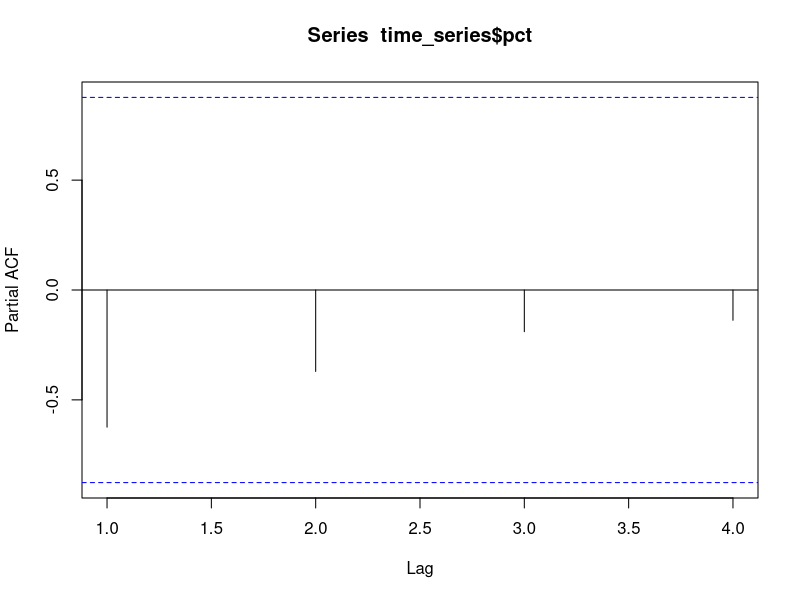
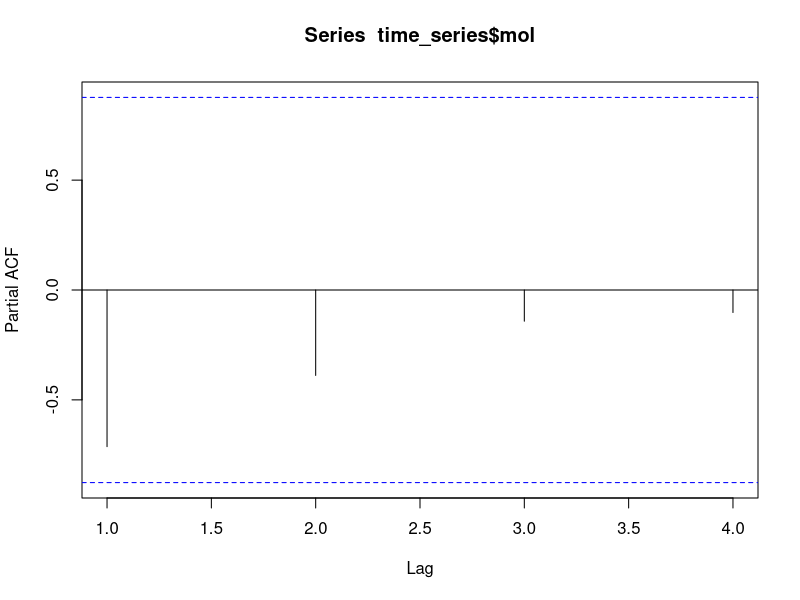
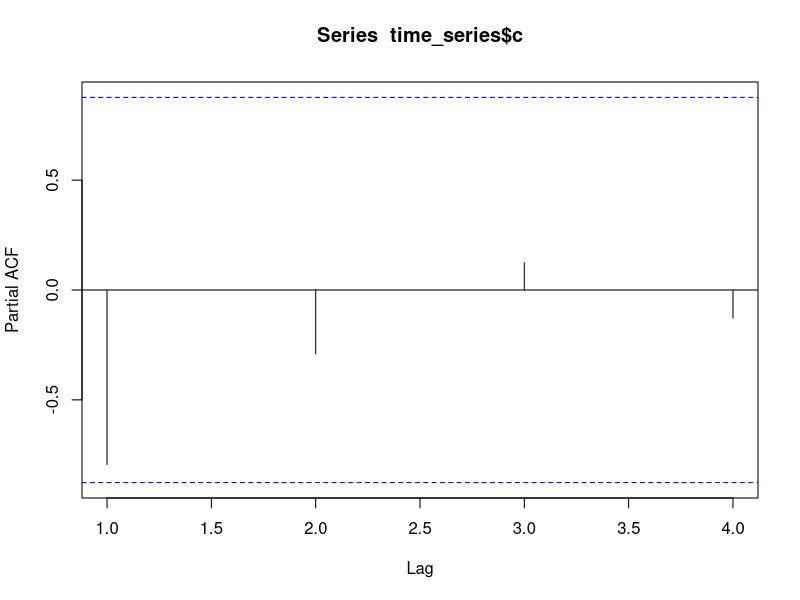
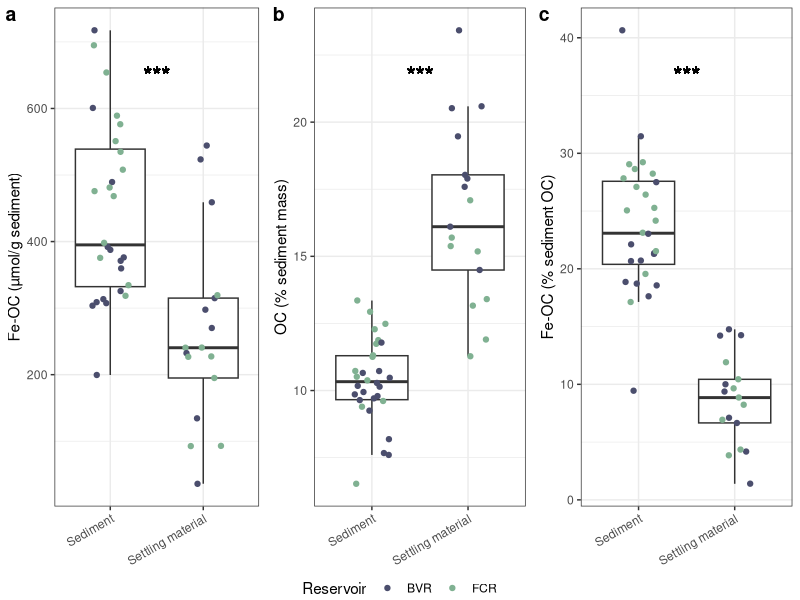
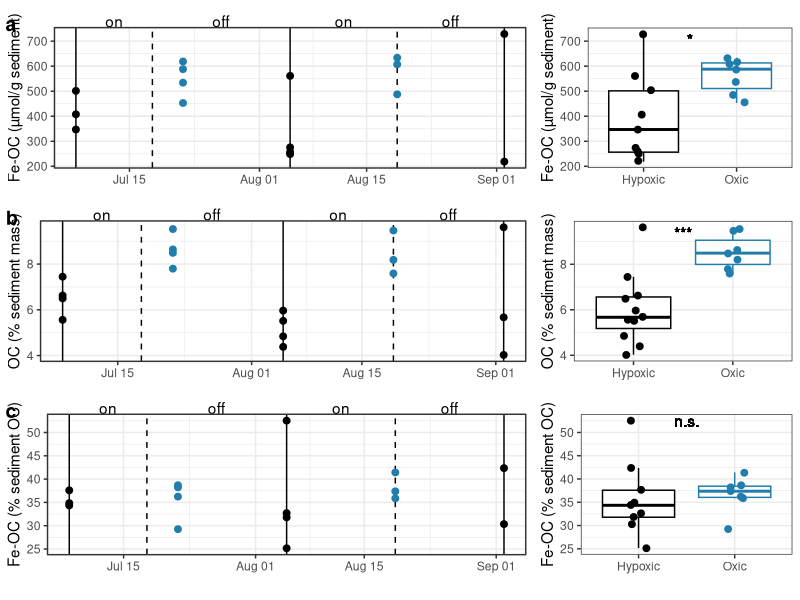
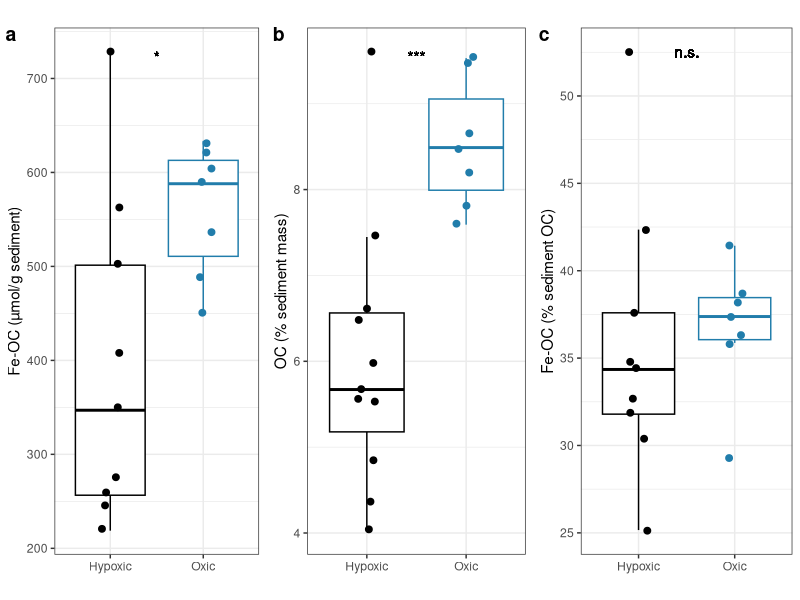
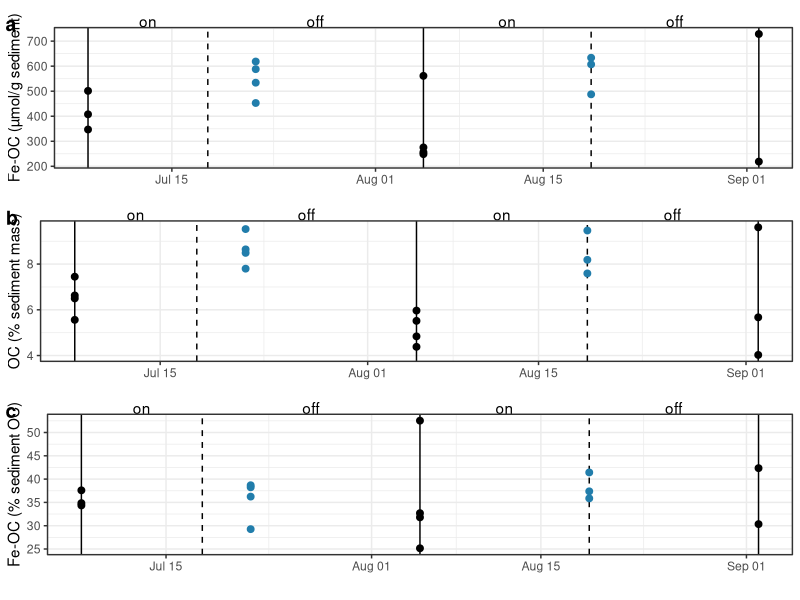
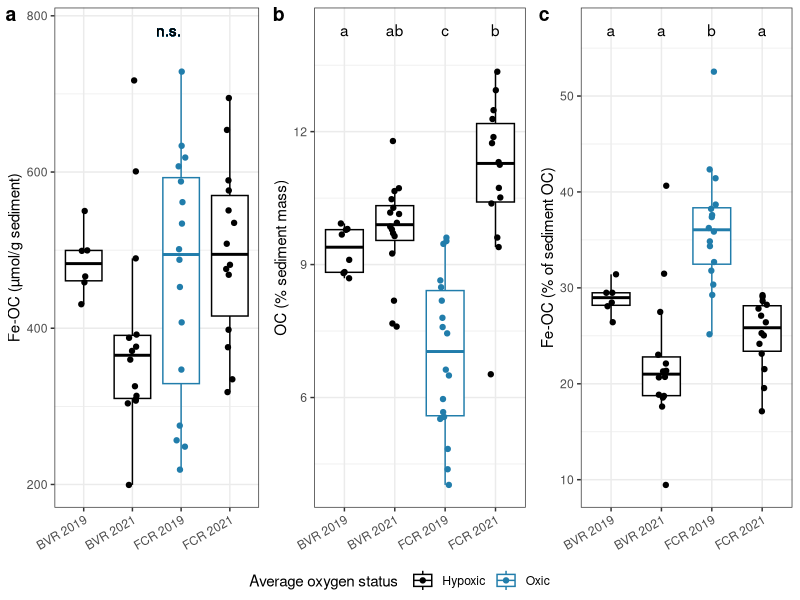

These figures' R source, in order:
## ---- chunk 1
knitr::opts_chunk$set(echo = TRUE)
library(tidyverse)
library(lubridate)
library(ggpubr)
library(rstatix)
## ---- chunk 2
#Load data
calcs_raw = read.csv("../data/processed_data/Reservoir_sediment.csv", na = c("","NA"))

calcs_trimmed = calcs_raw%>%
  mutate(Date_collected=as.Date(Date_collected))%>%
  filter(Flag_C==0)%>%
  mutate(Extracted_sed_mg = Vial_with_sed_after_fumig_mg-Vial_mg,
         CN_orig = CN_mg,
         CN_mg = ifelse(CN_mg > Extracted_sed_mg&!is.na(Extracted_sed_mg), Extracted_sed_mg, CN_mg),#The mass used for CN cannot be greater than the extracted sediment mass
         Correction = (Extracted_sed_mg-Initial_sed_mg)/Extracted_sed_mg,
         Correction = ifelse(Type == "init",0,Correction),
         Corrected_CN_mg = CN_mg-(CN_mg*Correction),
         C_pct = 100*C_mg/Corrected_CN_mg)%>%
  filter(!CN_orig-CN_mg>10) #data issues make these samples questionable (mass used for CN was recorded to be much greater than extracted sediment mass)

calcs_res = calcs_trimmed%>%
  pivot_wider(id_cols = c(Rep, Reservoir, Date_collected, Sed_trap), values_from = C_pct, names_from = Type, names_prefix = "C_pct_")%>%
  mutate(Fe_OC_pct = (C_pct_con - C_pct_ext) / C_pct_init *100,
         Fe_OC_per_unit_sed = 1000000*(C_pct_con-C_pct_ext)/55.85/100)%>%
  select(-C_pct_con,-C_pct_ext)
## ---- chunk 3
#Fe-OC summary statistics (grouped by reservoir)
calcs_res%>%
  filter(!is.na(Fe_OC_pct)&Fe_OC_pct>0,
         Sed_trap==F)%>%
  group_by(Reservoir)%>%
  summarize(min = min(Fe_OC_pct),
            max = max(Fe_OC_pct),
            mean = mean(Fe_OC_pct),
            SD = sd(Fe_OC_pct),
            n = n())

calcs_res%>%
  filter(!is.na(Fe_OC_per_unit_sed)&Fe_OC_per_unit_sed>0,
         Sed_trap==F)%>%
  group_by(Reservoir)%>%
  summarize(min = min(Fe_OC_per_unit_sed),
            max = max(Fe_OC_per_unit_sed),
            mean = mean(Fe_OC_per_unit_sed),
            SD = sd(Fe_OC_per_unit_sed),
            n = n())

calcs_res%>%
  filter(Sed_trap==F)%>%
  group_by(Reservoir)%>%
  summarize(min = min(C_pct_init),
            max = max(C_pct_init),
            mean = mean(C_pct_init),
            SD = sd(C_pct_init),
            n = n())

#Fe-OC summary statistics (not grouped by reservoir, only 2021 data -- for sed trap comparison)
calcs_res%>%
  filter(!is.na(Fe_OC_pct)&Fe_OC_pct>0,
         Sed_trap==F,
         year(Date_collected)==2021)%>%
  summarize(min = min(Fe_OC_pct),
            max = max(Fe_OC_pct),
            mean = mean(Fe_OC_pct),
            SD = sd(Fe_OC_pct),
            n = n())

calcs_res%>%
  filter(!is.na(Fe_OC_per_unit_sed)&Fe_OC_per_unit_sed>0,
         Sed_trap==F,
         year(Date_collected)==2021)%>%
  summarize(min = min(Fe_OC_per_unit_sed),
            max = max(Fe_OC_per_unit_sed),
            mean = mean(Fe_OC_per_unit_sed),
            SD = sd(Fe_OC_per_unit_sed),
            n = n())

calcs_res%>%
  filter(Sed_trap==F,
         year(Date_collected)==2021)%>%
  summarize(min = min(C_pct_init),
            max = max(C_pct_init),
            mean = mean(C_pct_init),
            SD = sd(C_pct_init),
            n = n())

#Fe-OC summary statistics (sed trap)
calcs_res%>%
  filter(Sed_trap,
         !is.na(Fe_OC_pct))%>%
  summarize(min = min(Fe_OC_pct),
            max = max(Fe_OC_pct),
            mean = mean(Fe_OC_pct),
            SD = sd(Fe_OC_pct),
            n = n())

calcs_res%>%
  filter(!is.na(Fe_OC_per_unit_sed),
         Sed_trap)%>%
  summarize(min = min(Fe_OC_per_unit_sed),
            max = max(Fe_OC_per_unit_sed),
            mean = mean(Fe_OC_per_unit_sed),
            SD = sd(Fe_OC_per_unit_sed),
            n = n())

calcs_res%>%
  filter(Sed_trap)%>%
  summarize(min = min(C_pct_init),
            max = max(C_pct_init),
            mean = mean(C_pct_init),
            SD = sd(C_pct_init),
            n = n())
## ---- chunk 4
#STATS

#Fe-OC
stats = calcs_res%>%
  filter(Fe_OC_pct>0,
         year(Date_collected)==2021)
t.test(stats$Fe_OC_pct[stats$Sed_trap],stats$Fe_OC_pct[stats$Sed_trap==F]) #p<0.001
443/262
t.test(stats$Fe_OC_per_unit_sed[stats$Sed_trap],stats$Fe_OC_per_unit_sed[stats$Sed_trap==F]) #p<0.001
#Sediment OC
stats = calcs_res%>%
  filter(year(Date_collected)==2021)#remake the stats dataset without filtering such that Fe_OC_pct is >0
t.test(stats$C_pct_init[stats$Sed_trap],stats$C_pct_init[stats$Sed_trap==F]) #p<0.001
stats = calcs_res%>%
  filter(Fe_OC_pct>0,
         year(Date_collected)==2021)
mass_lim = c(min(stats$Fe_OC_per_unit_sed, na.rm = T),max(stats$Fe_OC_per_unit_sed, na.rm = T))
c_lim = c(min(stats$C_pct_init, na.rm = T),max(stats$C_pct_init, na.rm = T))
pct_lim = c(min(stats$Fe_OC_pct, na.rm = T),max(stats$Fe_OC_pct, na.rm = T))

#PLOTS
#Below, I make three separate plots that then get combined and exported
pct = calcs_res%>%
  filter(Fe_OC_pct>0,
         !is.na(Reservoir))%>%
  mutate(year = as.factor(year(Date_collected)),
         Reservoir = ifelse(Reservoir == "f","FCR","BVR"))%>%
  filter(year == 2021)%>%
  ggplot(aes(x = Sed_trap, y = Fe_OC_pct))+
  geom_boxplot(outlier.shape = NA)+
  geom_jitter(width = 0.2,aes(color = Reservoir))+
  ylab("Fe-OC (% sediment OC)")+
  geom_text(aes(x = 1.5, y = pct_lim[2]-1/10*(pct_lim[2]-pct_lim[1]), label = "***"), size = 6, vjust = 0.5)+
  scale_x_discrete(labels=c("TRUE" = "Settling material", "FALSE" = "Sediment"))+
  scale_shape_manual(values = c(1,16))+
  theme_bw()+
  theme(legend.position = "bottom",
        legend.margin = margin(t = 0, r = 0, b = 0, l = 0, unit = "pt"),
        axis.title.x = element_blank(),
        axis.text.x = element_text(angle = 30, vjust = 1, hjust = 1))+
  labs(shape = "Year")+
  scale_color_manual(values = c("#4B4E6D","#80B192"))

c = calcs_res%>%
  mutate(year = as.factor(year(Date_collected)),
         Reservoir = ifelse(Reservoir == "f","FCR","BVR"))%>%
  filter(year == 2021)%>%
  ggplot(aes(x = Sed_trap, y = C_pct_init))+
  geom_boxplot(outlier.shape = NA)+
  geom_jitter(width = 0.2,aes(color = Reservoir))+
  geom_text(aes(x = 1.5, y = c_lim[2]-1/10*(c_lim[2]-c_lim[1]), label = "***"), size = 6, vjust = 0.5)+
  ylab("OC (% sediment mass)")+
  xlab("")+
  scale_x_discrete(labels=c("TRUE" = "Settling material", "FALSE" = "Sediment"))+
  scale_shape_manual(values = c(1,16))+
  theme_bw()+
  theme(legend.position = "bottom",
        legend.margin = margin(t = 0, r = 0, b = 0, l = 0, unit = "pt"),
        axis.title.x = element_blank(),
        axis.text.x = element_text(angle = 30, vjust = 1, hjust = 1))+
  labs(shape = "Year")+
  scale_color_manual(values = c("#4B4E6D","#80B192"))

tot = calcs_res%>%
  mutate(year = as.factor(year(Date_collected)),
         Reservoir = ifelse(Reservoir == "f","FCR","BVR"))%>%
  filter(Fe_OC_per_unit_sed>0)%>%
  filter(year == 2021)%>%
  ggplot(aes(x = Sed_trap, y = Fe_OC_per_unit_sed))+
  geom_boxplot(outlier.shape = NA)+
  geom_jitter(width = 0.2,aes(color = Reservoir))+
  ylab("Fe-OC (µmol/g sediment)")+
  xlab("")+
  geom_text(aes(x = 1.5, y = mass_lim[2]-1/10*(mass_lim[2]-mass_lim[1]), label = "***"), size = 6, vjust = 0.5)+
  scale_x_discrete(labels=c("TRUE" = "Settling material", "FALSE" = "Sediment"))+
  scale_shape_manual(values = c(1,16))+
  theme_bw()+
  theme(legend.position = "bottom",
        legend.margin = margin(t = 0, r = 0, b = 0, l = 0, unit = "pt"),
        axis.title.x = element_blank(),
        axis.text.x = element_text(angle = 30, vjust = 1, hjust = 1))+
  labs(shape = "Year")+
  scale_color_manual(values = c("#4B4E6D","#80B192"))

jpeg("../figures/Sed_to_sed_trap_comparison_comb.jpg", width = 6, height = 3.5, units = "in", res = 300)
ggarrange(tot,c, pct, nrow = 1, ncol = 3, common.legend = T, legend = "bottom", labels = "auto")
dev.off()
## ---- chunk 5
#Oxygenation intervals
on <- as.Date(c("2019-07-08", "2019-08-05","2019-09-02"))
off <- as.Date(c("2019-07-18", "2019-08-19",NA))
on_off = data.frame(on,off,Reservoir="FCR")%>%
  mutate(Year = year(on),
         center_on = (off-on)/2+on,
         center_off = (on-lag(off))/2+lag(off))
#Set global point size
point_size = 2


#STATS
stats = calcs_res%>%
  filter(Reservoir == "f", #Only analyzing 2019 data
         year(Date_collected)==2019)%>%
  #filter(Date_collected!= as.Date("2019-09-02"))%>%
  mutate(on_off = ifelse(Date_collected%in%as.Date(c("2019-07-08","2019-08-05","2019-09-02")), "Hypoxic","Oxic"))

stats%>%
  group_by(on_off)%>%
  summarize(c = mean(C_pct_init),
            c_sd = sd(C_pct_init),
            c_n = sum(!is.na(C_pct_init)),
            pct = mean(Fe_OC_pct, na.rm = T),
            pct_sd = sd(Fe_OC_pct, na.rm = T),
            pct_n = sum(!is.na(Fe_OC_pct)),
            mass = mean(Fe_OC_per_unit_sed, na.rm = T),
            mass_sd = sd(Fe_OC_per_unit_sed, na.rm = T),
            mass_n = sum(!is.na(Fe_OC_per_unit_sed)))

8.5/6
560/394

t.test(stats$C_pct_init~stats$on_off)
t.test(stats$Fe_OC_per_unit_sed[!is.na(stats$Fe_OC_per_unit_sed)]~stats$on_off[!is.na(stats$Fe_OC_per_unit_sed)])
t.test(stats$Fe_OC_pct~stats$on_off)

time_series = stats%>%
  group_by(Date_collected)%>%
  summarize(pct = median(Fe_OC_pct, na.rm = T),
            mol = median(Fe_OC_per_unit_sed, na.rm = T),
            c = median(C_pct_init))

pacf(time_series$pct)
pacf(time_series$mol)
pacf(time_series$c)
#PLOTS
#Below, I make six separate plots that then get combined and exported

#Calculate axis limits
mass_lim = c(min(stats$Fe_OC_per_unit_sed, na.rm = T),max(stats$Fe_OC_per_unit_sed, na.rm = T))
c_lim = c(min(stats$C_pct_init, na.rm = T),max(stats$C_pct_init, na.rm = T))
pct_lim = c(min(stats$Fe_OC_pct, na.rm = T),max(stats$Fe_OC_pct, na.rm = T))

#Carbon graph
c_pct = calcs_res%>%
  mutate(Year = year(Date_collected),
         on_off = ifelse(Date_collected%in%as.Date(c("2019-07-08","2019-08-05","2019-09-02")), "Hypoxic","Oxic"))%>%
  filter(Year == 2019, Reservoir == "f",
         !Sed_trap,
         #Date_collected<as.Date("2019-09-01")
         )%>%
  ggplot(aes(y = C_pct_init))+
  ylab("OC (% sediment mass)")+
  xlab("")+
  theme_bw()+
  #geom_rect(aes(xmin = on, xmax = off, ymin = c_lim[1], ymax = c_lim[2]), fill = "#A2C9FD",data= on_off)+
  geom_vline(aes(xintercept = on), data= on_off)+
  geom_vline(aes(xintercept = off),lty=2, data = on_off)+
  geom_text(aes(x = center_off, y = c_lim[2]+0.1*(c_lim[2]-c_lim[1]), label = "off", hjust = 0.5),data = on_off)+
  geom_text(aes(x = center_on, y = c_lim[2]+0.1*(c_lim[2]-c_lim[1]), label = "on", hjust = 0.5),data = on_off)+
  geom_point(size = point_size, aes(color = on_off,x = Date_collected))+
  scale_color_manual(values = c("#000000","#217DAB"))+
  theme(legend.position = "none",
        #plot.margin = unit(c(2,1,1,1), "lines")
        )+
  coord_cartesian(ylim = c(c_lim[1],c_lim[2]), # This focuses the y-axis on the range of interest
                  clip = 'off')  # This keeps the labels from disappearing

#Fe-OC mass graph
feoc_total = calcs_res%>%
  mutate(Year = year(Date_collected),
         on_off = ifelse(Date_collected%in%as.Date(c("2019-07-08","2019-08-05","2019-09-02")), "Hypoxic","Oxic"))%>%
  filter(Year == 2019, Reservoir == "f",
         !Sed_trap,
         #Date_collected<as.Date("2019-09-01")
         )%>%
  ggplot(aes(x = Date_collected,y = Fe_OC_per_unit_sed))+
  ylab("Fe-OC (µmol/g sediment)")+
  xlab("")+
  theme_bw()+
  geom_vline(aes(xintercept = on), data= on_off)+
  geom_vline(aes(xintercept = off),lty=2, data = on_off)+
  geom_text(aes(x = center_off, y = mass_lim[2]+0.1*(mass_lim[2]-mass_lim[1]), label = "off", hjust = 0.5),data = on_off)+
  geom_text(aes(x = center_on, y = mass_lim[2]+0.1*(mass_lim[2]-mass_lim[1]), label = "on", hjust = 0.5),data = on_off)+
  geom_point(size = point_size, aes(color = on_off))+
  scale_color_manual(values = c("#000000","#217DAB"))+
  theme(legend.position = "none",
        #plot.margin = unit(c(2,1,1,1), "lines")
        )+
  coord_cartesian(ylim = c(mass_lim[1],mass_lim[2]), # This focuses the y-axis on the range of interest
                  clip = 'off')  # This keeps the labels from disappearing

#Fe-OC (percent of sediment OC) graph
feoc_pct = calcs_res%>%
  mutate(Year = year(Date_collected),
         on_off = ifelse(Date_collected%in%as.Date(c("2019-07-08","2019-08-05","2019-09-02")), "hypoxic","oxic"))%>%
  filter(Year == 2019, Reservoir == "f",
         !Sed_trap,
         #Date_collected<as.Date("2019-09-01")
         )%>%
  ggplot(aes(x = Date_collected,y = Fe_OC_pct))+
  ylab("Fe-OC (% sediment OC)")+
  xlab("")+
  theme_bw()+
  geom_vline(aes(xintercept = on), data= on_off)+
  geom_vline(aes(xintercept = off),lty=2, data = on_off)+
  geom_text(aes(x = center_off, y = pct_lim[2]+0.1*(pct_lim[2]-pct_lim[1]), label = "off", hjust = 0.5),data = on_off)+
  geom_text(aes(x = center_on, y = pct_lim[2]+0.1*(pct_lim[2]-pct_lim[1]), label = "on", hjust = 0.5),data = on_off)+
  geom_point(size = point_size,  aes(color = on_off))+
  scale_color_manual(values = c("#000000","#217DAB"))+
  theme(legend.position = "none",
        #plot.margin = unit(c(2,1,1,1), "lines")
        )+
  coord_cartesian(ylim = c(pct_lim[1],pct_lim[2]), # This focuses the y-axis on the range of interest
                  clip = 'off')  # This keeps the labels from disappearing

#Summary figures to add
# Carbon
test_c = stats%>%
  ggplot(aes(x = on_off, y= C_pct_init))+
  geom_boxplot(outlier.shape = NA, aes(color = as.factor(on_off)))+
  geom_jitter(width = 0.1,  aes(color = as.factor(on_off)), size = point_size)+
  scale_color_manual(values = c("#000000","#217DAB"))+
  ylab("OC (% sediment mass)")+
  geom_text(aes(x = 1.5, y = c_lim[2], label = "***"), vjust = 1)+
  xlab("")+
  theme_bw()+
  theme(legend.position = "none")

#Fe-OC (percent)
test_pct = stats%>%
  ggplot(aes(x = on_off, y= Fe_OC_pct))+
  geom_boxplot(outlier.shape = NA, aes(color = as.factor(on_off)))+
  geom_jitter(width = 0.1, aes(color = as.factor(on_off)), size = point_size)+
  scale_color_manual(values = c("#000000","#217DAB"))+
  ylab("Fe-OC (% sediment OC)")+
  geom_text(aes(x = 1.5, y = pct_lim[2], label = "n.s."), vjust = 0.5)+
  xlab("")+
  theme_bw()+
  theme(legend.position = "none")

#Fe-OC (mass)
test_tot = stats%>%
  ggplot(aes(x = on_off, y= Fe_OC_per_unit_sed))+
  geom_boxplot(outlier.shape = NA, aes(color = as.factor(on_off)))+
  geom_jitter(width = 0.1, aes(color = as.factor(on_off)), size = point_size)+
  scale_color_manual(values = c("#000000","#217DAB"))+
  ylab("Fe-OC (µmol/g sediment)")+
  geom_text(aes(x = 1.5, y = mass_lim[2], label = "*"), vjust = 1)+
  xlab("")+
  theme_bw()+
  theme(legend.position = "none")

#Export all panels as one figure
jpeg("../figures/All_sed_data_2019.jpg", width = 6, height = 7.5, units = "in", res = 300)
ggpubr::ggarrange(feoc_total,test_tot,
          c_pct,test_c,
          feoc_pct, test_pct, nrow = 3, ncol = 2, 
          widths = c(1,0.5),
          labels = c("a",NA,"b",NA,"c",NA),
          label.y = 1.05)+
  theme(plot.margin = unit(c(1,0,0,0), "lines"))
dev.off()

jpeg("../figures/All_sed_data_2019_boxplot.jpg", width = 6, height = 3, units = "in", res = 300)
ggpubr::ggarrange(test_tot,test_c,test_pct, nrow = 1, 
          labels = c("a","b","c"))+
  theme(plot.margin = unit(c(1,0,0,0), "lines"))
dev.off()

jpeg("../figures/All_sed_data_2019_timeseries.jpg", width = 6, height = 7.5, units = "in", res = 300)
ggpubr::ggarrange(feoc_total,c_pct,feoc_pct, nrow = 3,
          labels = c("a","b","c"),
          label.y = 1.05)+
  theme(plot.margin = unit(c(1,0,0,0), "lines"))
dev.off()
## ---- chunk 6
#STATS
stats = calcs_res%>%
  filter(!Sed_trap,
         Reservoir == "f")%>%
  mutate(Fe_OC_pct = ifelse(Fe_OC_pct<0,NA,Fe_OC_pct),
         Fe_OC_per_unit_sed = ifelse(Fe_OC_per_unit_sed<0,NA,Fe_OC_per_unit_sed))

stats%>%
  mutate(Year = year(Date_collected))%>%
  group_by(Year)%>%
  summarize(sd_pct = sd(Fe_OC_pct, na.rm= T),
            sd_mass = sd(Fe_OC_per_unit_sed, na.rm = T),
            sc_c = sd(C_pct_init, na.rm = T),
            mean_c = mean(C_pct_init, na.rm = T))

11.02/6.99

stats = calcs_res%>%
  filter(!Sed_trap,
         Reservoir == "b")%>%
  mutate(Fe_OC_pct = ifelse(Fe_OC_pct<0,NA,Fe_OC_pct),
         Fe_OC_per_unit_sed = ifelse(Fe_OC_per_unit_sed<0,NA,Fe_OC_per_unit_sed))

stats%>%
  mutate(Year = year(Date_collected))%>%
  group_by(Year)%>%
  summarize(sd_pct = sd(Fe_OC_pct, na.rm= T),
            sd_mass = sd(Fe_OC_per_unit_sed, na.rm = T),
            sc_c = sd(C_pct_init, na.rm = T))

#PLOTS
plot_lims = calcs_res%>%
  filter(is.na(Fe_OC_pct)|Fe_OC_pct>0,
         Sed_trap==F)
mass_lim = c(min(plot_lims$Fe_OC_per_unit_sed, na.rm = T),max(plot_lims$Fe_OC_per_unit_sed, na.rm = T))
pct_lim = c(min(plot_lims$Fe_OC_pct, na.rm = T),max(plot_lims$Fe_OC_pct, na.rm = T))
c_lim = c(min(plot_lims$C_pct_init, na.rm = T),max(plot_lims$C_pct_init, na.rm = T))

# FeOC (% of sediment OC) stats for graph
to_plot = calcs_res%>%
  filter(!is.na(Fe_OC_pct),
         Fe_OC_pct>0,
         Sed_trap==F)%>%
  mutate(year = as.factor(year(Date_collected)),
         res_year = factor(paste(year,Reservoir), levels = c("2019 b", "2021 b","2019 f", "2021 f"), labels = c("BVR 2019","BVR 2021","FCR 2019","FCR 2021")))

levene_test(to_plot, Fe_OC_pct~res_year)
summary(aov(lm(to_plot$Fe_OC_pct~to_plot$res_year)))
TukeyHSD(aov(lm(to_plot$Fe_OC_pct~to_plot$res_year)))

labs = data.frame(res_year = c("BVR 2019","BVR 2021","FCR 2019","FCR 2021"),
                  label = c("a","a","b","a")) #based on anova results above
#Make graph
feoc_pct = calcs_res%>%
  filter(!is.na(Fe_OC_pct),
         Fe_OC_pct>0,
         Sed_trap==F)%>%
  mutate(year = as.factor(year(Date_collected)),
         res_year = factor(paste(year,Reservoir), levels = c("2019 b", "2021 b","2019 f", "2021 f"), labels = c("BVR 2019","BVR 2021","FCR 2019","FCR 2021")),
         color = ifelse(res_year=="FCR 2019","blue","black"))%>%
  ggplot(aes(x = res_year, y = Fe_OC_pct))+
  geom_text(aes(y = pct_lim[2]+1/10*(pct_lim[2]-pct_lim[1]), x = res_year, label = label), data = labs)+
  scale_color_manual(values = c("#000000","#217DAB"))+
  geom_boxplot(outlier.shape = NA, aes(color = color))+
  ylab("Fe-OC (% of sediment OC)")+
  xlab("")+
  geom_jitter(width = 0.1,aes(color = color))+
  theme_bw()+
  theme(legend.position = "none",
        axis.text.x = element_text(angle = 30, vjust = 1, hjust = 1),
        axis.title.x = element_blank())

# OC stats for graph
to_plot = calcs_res%>%
  filter(!is.na(C_pct_init),
         Sed_trap==F)%>%
  mutate(year = as.factor(year(Date_collected)),
         res_year = factor(paste(year,Reservoir), levels = c("2019 b", "2021 b","2019 f", "2021 f"), labels = c("BVR 2019","BVR 2021","FCR 2019","FCR 2021")))

levene_test(to_plot, C_pct_init~res_year)
oneway.test(to_plot$C_pct_init~to_plot$res_year)
games_howell_test(to_plot, C_pct_init~res_year)

labs = data.frame(res_year = c("BVR 2019","BVR 2021","FCR 2019","FCR 2021"),
                  label = c("a","ab","c","b")) #based on anova results above
#Make graph
c_pct = calcs_res%>%
  filter(!is.na(C_pct_init),
         Sed_trap==F)%>%
  mutate(year = as.factor(year(Date_collected)),
         res_year = factor(paste(year,Reservoir), levels = c("2019 b", "2021 b","2019 f", "2021 f"), labels = c("BVR 2019","BVR 2021","FCR 2019","FCR 2021")),
         color = ifelse(res_year=="FCR 2019","blue","black"))%>%
  ggplot(aes(x = res_year, y = C_pct_init))+
  geom_text(aes(y = c_lim[2]+1/10*(c_lim[2]-c_lim[1]), x = res_year, label = label), data = labs)+
  scale_color_manual(values = c("#000000","#217DAB"))+
  geom_boxplot(outlier.shape = NA, aes(color = color))+
  ylab("OC (% sediment mass)")+
  xlab("")+
  geom_jitter(width = 0.1,aes(color = color))+
  theme_bw()+
  theme(legend.position = "none",
        axis.text.x = element_text(angle = 30, vjust = 1, hjust = 1),
        axis.title.x = element_blank())

# FeOC (mass) stats for graph
to_plot = calcs_res%>%
  filter(!is.na(Fe_OC_per_unit_sed),
         Fe_OC_pct>0,
         Sed_trap==F)%>%
  mutate(year = as.factor(year(Date_collected)),
         res_year = factor(paste(year,Reservoir), levels = c("2019 b", "2021 b","2019 f", "2021 f"), labels = c("BVR 2019","BVR 2021","FCR 2019","FCR 2021")))

levene_test(to_plot, Fe_OC_per_unit_sed~res_year)
summary(aov(lm(to_plot$Fe_OC_per_unit_sed~to_plot$res_year)))

# Make graph
feoc_sed = calcs_res%>%
  filter(!is.na(Fe_OC_per_unit_sed),
         Fe_OC_pct>0,
         Sed_trap==F)%>%
  mutate(year = as.factor(year(Date_collected)),
         res_year = factor(paste(year,Reservoir), levels = c("2019 b", "2021 b","2019 f", "2021 f"), labels = c("BVR 2019","BVR 2021","FCR 2019","FCR 2021")),
         color = ifelse(res_year=="FCR 2019","blue","black"))%>%
  ggplot(aes(x = res_year, y = Fe_OC_per_unit_sed, color = color))+
  geom_text(aes(y = mass_lim[2]+1/10*(mass_lim[2]-mass_lim[1]), x = "FCR 2019", label = "n.s."), hjust = 1)+ #Based on stats above
  scale_color_manual(values = c("#000000","#217DAB"), labels = c("Hypoxic","Oxic"))+
  geom_boxplot(outlier.shape = NA)+
  ylab("Fe-OC (µmol/g sediment)")+
  xlab("")+
  geom_jitter(width=0.1,aes(group=year))+
  theme_bw()+
  labs(color = "Average oxygen status")+
  theme(legend.position = "bottom",
        axis.text.x = element_text(angle = 30, vjust = 1, hjust = 1),
        axis.title.x = element_blank())

#Combine figures
jpeg("../figures/All_sed_data_res_12May22.jpg", width =6, height =3.5, units = "in", res = 300)
ggarrange(feoc_sed,c_pct,feoc_pct, nrow = 1, common.legend = T, legend = "bottom", labels = "auto")
dev.off()
